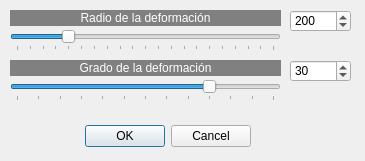
<?xml version="1.0" encoding="UTF-8"?>
<ui version="4.0">
 <class>PincharEstirar</class>
 <widget class="QDialog" name="PincharEstirar">
  <property name="geometry">
   <rect>
    <x>0</x>
    <y>0</y>
    <width>365</width>
    <height>161</height>
   </rect>
  </property>
  <property name="windowTitle">
   <string>Transformación de la operación pinchar/estirar</string>
  </property>
  <widget class="QDialogButtonBox" name="buttonBox">
   <property name="geometry">
    <rect>
     <x>-90</x>
     <y>120</y>
     <width>341</width>
     <height>32</height>
    </rect>
   </property>
   <property name="orientation">
    <enum>Qt::Horizontal</enum>
   </property>
   <property name="standardButtons">
    <set>QDialogButtonBox::Cancel|QDialogButtonBox::Ok</set>
   </property>
  </widget>
  <widget class="QSlider" name="horizontalSlider">
   <property name="geometry">
    <rect>
     <x>10</x>
     <y>30</y>
     <width>271</width>
     <height>21</height>
    </rect>
   </property>
   <property name="minimum">
    <number>1</number>
   </property>
   <property name="maximum">
    <number>1000</number>
   </property>
   <property name="pageStep">
    <number>16</number>
   </property>
   <property name="value">
    <number>200</number>
   </property>
   <property name="orientation">
    <enum>Qt::Horizontal</enum>
   </property>
   <property name="tickPosition">
    <enum>QSlider::TicksBelow</enum>
   </property>
   <property name="tickInterval">
    <number>50</number>
   </property>
  </widget>
  <widget class="QLabel" name="label_2">
   <property name="geometry">
    <rect>
     <x>10</x>
     <y>60</y>
     <width>271</width>
     <height>16</height>
    </rect>
   </property>
   <property name="styleSheet">
    <string notr="true">background-color: rgb(128, 128, 128);
color: rgb(255, 255, 255);</string>
   </property>
   <property name="text">
    <string>Grado de la deformación</string>
   </property>
   <property name="alignment">
    <set>Qt::AlignCenter</set>
   </property>
  </widget>
  <widget class="QSpinBox" name="spinBox">
   <property name="geometry">
    <rect>
     <x>290</x>
     <y>10</y>
     <width>61</width>
     <height>22</height>
    </rect>
   </property>
   <property name="minimum">
    <number>1</number>
   </property>
   <property name="maximum">
    <number>1000</number>
   </property>
   <property name="value">
    <number>200</number>
   </property>
  </widget>
  <widget class="QLabel" name="label">
   <property name="geometry">
    <rect>
     <x>10</x>
     <y>10</y>
     <width>271</width>
     <height>16</height>
    </rect>
   </property>
   <property name="styleSheet">
    <string notr="true">background-color: rgb(128, 128, 128);
color: rgb(255, 255, 255);</string>
   </property>
   <property name="text">
    <string>Radio de la deformación</string>
   </property>
   <property name="alignment">
    <set>Qt::AlignCenter</set>
   </property>
  </widget>
  <widget class="QSpinBox" name="spinBox_2">
   <property name="geometry">
    <rect>
     <x>290</x>
     <y>60</y>
     <width>61</width>
     <height>22</height>
    </rect>
   </property>
   <property name="minimum">
    <number>-60</number>
   </property>
   <property name="maximum">
    <number>60</number>
   </property>
   <property name="value">
    <number>30</number>
   </property>
  </widget>
  <widget class="QSlider" name="horizontalSlider_2">
   <property name="geometry">
    <rect>
     <x>10</x>
     <y>80</y>
     <width>271</width>
     <height>21</height>
    </rect>
   </property>
   <property name="minimum">
    <number>-60</number>
   </property>
   <property name="maximum">
    <number>60</number>
   </property>
   <property name="value">
    <number>30</number>
   </property>
   <property name="orientation">
    <enum>Qt::Horizontal</enum>
   </property>
   <property name="tickPosition">
    <enum>QSlider::TicksBelow</enum>
   </property>
   <property name="tickInterval">
    <number>10</number>
   </property>
  </widget>
 </widget>
 <resources/>
 <connections>
  <connection>
   <sender>buttonBox</sender>
   <signal>accepted()</signal>
   <receiver>PincharEstirar</receiver>
   <slot>accept()</slot>
   <hints>
    <hint type="sourcelabel">
     <x>248</x>
     <y>254</y>
    </hint>
    <hint type="destinationlabel">
     <x>157</x>
     <y>274</y>
    </hint>
   </hints>
  </connection>
  <connection>
   <sender>buttonBox</sender>
   <signal>rejected()</signal>
   <receiver>PincharEstirar</receiver>
   <slot>reject()</slot>
   <hints>
    <hint type="sourcelabel">
     <x>316</x>
     <y>260</y>
    </hint>
    <hint type="destinationlabel">
     <x>286</x>
     <y>274</y>
    </hint>
   </hints>
  </connection>
 </connections>
</ui>
